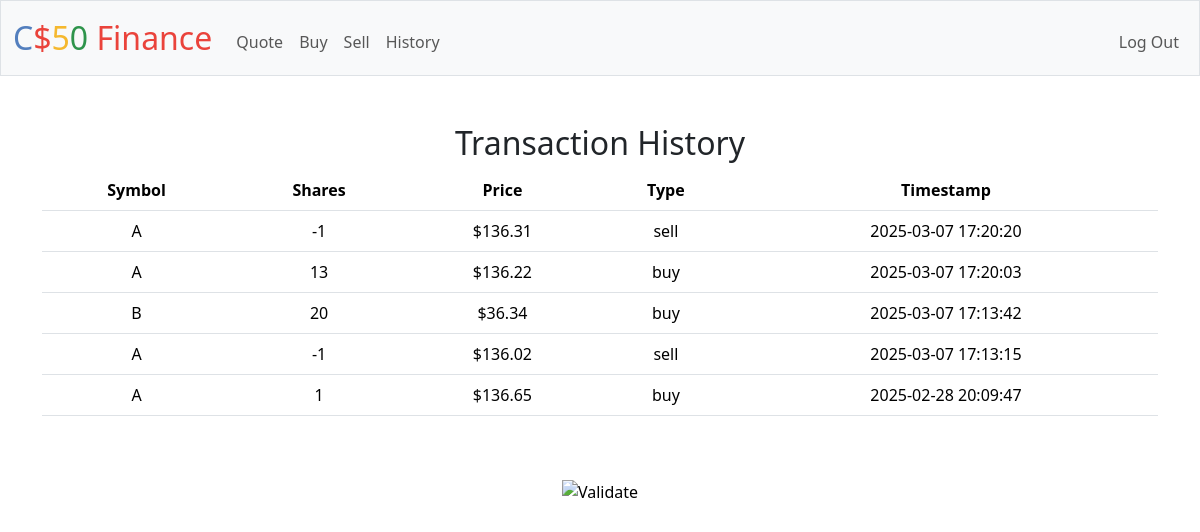
The page /history (signed in) on the database its author committed.
### tables this page shows
CREATE TABLE transactions (
    id INTEGER PRIMARY KEY AUTOINCREMENT,
    user_id INTEGER NOT NULL,
    symbol TEXT NOT NULL,
    shares INTEGER NOT NULL,
    price REAL NOT NULL,
    type TEXT CHECK(type IN ('buy', 'sell')) NOT NULL,
    timestamp DATETIME DEFAULT CURRENT_TIMESTAMP,
    FOREIGN KEY(user_id) REFERENCES users(id)
);

### finance/app.py (the view)
@app.route("/history")
@login_required
def history():
    user_id = session["user_id"]
    history = db.execute("""
        SELECT symbol, shares, price, type, timestamp
        FROM transactions
        WHERE user_id = ?
        ORDER BY timestamp DESC
    """, user_id)
    return render_template("history.html", history=history)

### finance/app.py (called while the page is built)
@app.after_request
def after_request(response):
    response.headers["Cache-Control"] = "no-cache, no-store, must-revalidate"
    response.headers["Expires"] = 0
    response.headers["Pragma"] = "no-cache"
    return response

### finance/helpers.py (called while the page is built)
def login_required(f):
    @wraps(f)
    def decorated_function(*args, **kwargs):
        if session.get("user_id") is None:
            return redirect("/login")
        return f(*args, **kwargs)
    return decorated_function

### finance/templates/history.html (shortened to what this page needs)
{% extends "layout.html" %}
{% block main %}
<h2>Transaction History</h2>
{% if history %}
    <table class="table">
        <thead class="thead-light">
            <tr>
                <th scope="col">Symbol</th>
                <th scope="col">Shares</th>
                <th scope="col">Price</th>
                <th scope="col">Type</th>
                <th scope="col">Timestamp</th>
            </tr>
        </thead>
        <tbody>
            {% for item in history %}
                <tr>
                    <td>{{ item["symbol"] }}</td>
                    <td>{{ item["shares"] }}</td>
                    <td>${{ "%.2f"|format(item["price"]) }}</td>
                    <td>{{ item["type"] }}</td>
                    <td>{{ item["timestamp"] }}</td>
                </tr>
            {% endfor %}
        </tbody>
    </table>
{% else %}
    <p>No transaction history available.</p>
{% endif %}
{% endblock %}

### finance/templates/layout.html (shortened to what this page needs)
<!DOCTYPE html>
<html lang="en">
    <head>
        <link href="https://cdn.jsdelivr.net/npm/bootstrap@5.3.3/dist/css/bootstrap.min.css" rel="stylesheet">
        <link href="/static/styles.css" rel="stylesheet">
    </head>
    <body>
        <nav class="bg-light border navbar navbar-expand-md navbar-light">
            <div class="container-fluid">
                <a class="navbar-brand" href="/"><span class="blue">C</span><span class="red">$</span><span class="yellow">5</span><span class="green">0</span> <span class="red">Finance</span></a>
                <div class="collapse navbar-collapse" id="navbar">
                    {% if session["user_id"] %}
                        <ul class="navbar-nav me-auto mt-2">
                            <li class="nav-item"><a class="nav-link" href="/quote">Quote</a></li>
                            <li class="nav-item"><a class="nav-link" href="/buy">Buy</a></li>
                            <li class="nav-item"><a class="nav-link" href="/sell">Sell</a></li>
                            <li class="nav-item"><a class="nav-link" href="/history">History</a></li>
                        </ul>
                        <ul class="navbar-nav ms-auto mt-2">
                            <li class="nav-item"><a class="nav-link" href="/logout">Log Out</a></li>
                        </ul>
                    {% else %}
                        <ul class="navbar-nav ms-auto mt-2">
                            <li class="nav-item"><a class="nav-link" href="/register">Register</a></li>
                            <li class="nav-item"><a class="nav-link" href="/login">Log In</a></li>
                        </ul>
                    {% endif %}
                </div>
            </div>
        </nav>
        <main class="container py-5 text-center">
            {% block main %}{% endblock %}
        </main>
        <footer class="mb-5">
            <form action="https://validator.w3.org/check" class="text-center" enctype="multipart/form-data" method="post" target="_blank">
                <input alt="Validate" src="/static/I_heart_validator.png" type="image">
            </form>
        </footer>
    </body>
</html>

### finance/static/styles.css (style rules this page uses)
nav .navbar-brand { font-size: xx-large; }
nav .navbar-brand .blue { color: #537fbe; }
nav .navbar-brand .red { color: #ea433b; }
nav .navbar-brand .yellow { color: #f5b82e; }
nav .navbar-brand .green { color: #2e944b; }

### rows shown on the page
transactions: symbol "A", shares "-1", price "136.31", type "sell", timestamp "2025-03-07 17:20:20"
transactions: symbol "A", shares "13", price "136.22", type "buy", timestamp "2025-03-07 17:20:03"
transactions: symbol "B", shares "20", price "36.34", type "buy", timestamp "2025-03-07 17:13:42"
transactions: symbol "A", shares "-1", price "136.02", type "sell", timestamp "2025-03-07 17:13:15"
transactions: symbol "A", shares "1", price "136.65", type "buy", timestamp "2025-02-28 20:09:47"
